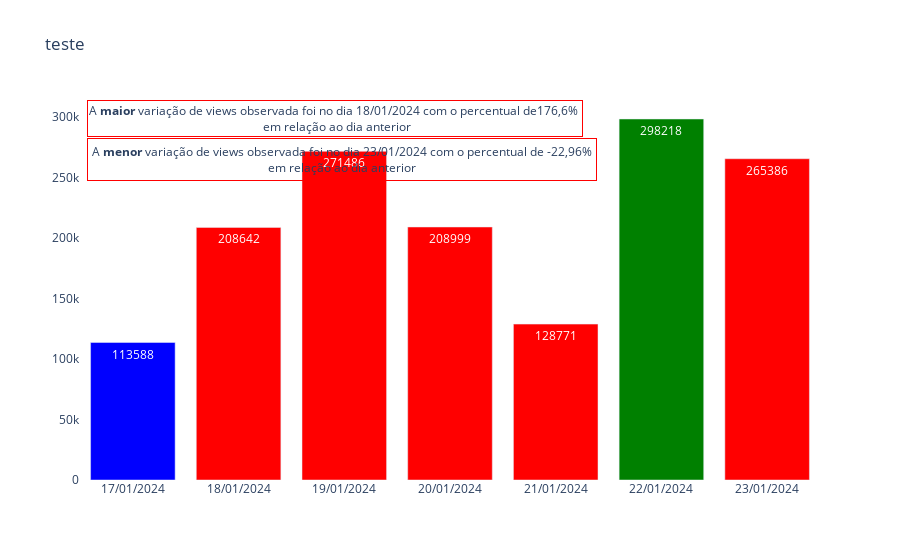

The notebook cell this image was saved under:
### Code cell
fig = go.Figure(
    go.Bar(
        x=base_teste['data_extracao'].values,
        y=base_teste['TOTAL_MAX_DIA'].values,
        text=base_teste['TOTAL_MAX_DIA'].values,
        marker=dict(
            color=base_teste['TOTAL_MAX_DIA'].apply(lambda x: 'blue' if x == min_value else ('green' if x == max_value else 'red'))
        ),
        hovertemplate='<b>Data: %{x}</b>' +
                      '<br>Total Visualização: %{y}',
    )
)

fig.update_layout(
    xaxis_tickformat='%d/%m/%Y',
    plot_bgcolor='white',
    title='teste',
    xaxis=dict(
        showgrid=False,
        showline=False,
    ),
    yaxis=dict(
        showgrid=False,
        showline=False,
    ),
    showlegend=False,
)

fig.add_annotation(
    text='A <b>maior</b> variação de views observada foi no dia 18/01/2024 com o percentual de176,6% <br> em relação ao dia anterior' ,
    bordercolor='red',
    xref="paper", 
    yref="paper",
    axref = 'x', 
    ayref='y', 
    x=0.01, 
    y=1,

    showarrow=False,

) 
# Tooltip para informar os TOP com a maior e menor variação do add anotation
fig.add_annotation(
    text='A <b>menor</b> variação de views observada foi no dia 23/01/2024 com o percentual de -22,96%<br>'
         'em relação ao dia anterior',  
         borderwidth=1, borderpad=4, bordercolor='red',
    xref="paper", 
    yref="paper",
    axref = 'x', 
    ayref='y', 
    x=0.01, 
    y=.9,

    showarrow=False,

) 

fig.show()

### Figure 1 — Plotly figure (JSON) as saved in the notebook; plotly's stock layout.template omitted (floating-point values rounded to 4 significant figures)
{"data": [{"hovertemplate": "<b>Data: %{x}</b><br>Total Visualização: %{y}", "marker": {"color": ["blue", "red", "red", "red", "red", "green", "red"]}, "text": [113588, 208642, 271486, 208999, 128771, 298218, 265386], "type": "bar", "x": ["2024-01-17T00:00:00.000000000", "2024-01-18T00:00:00.000000000", "2024-01-19T00:00:00.000000000", "2024-01-20T00:00:00.000000000", "2024-01-21T00:00:00.000000000", "2024-01-22T00:00:00.000000000", "2024-01-23T00:00:00.000000000"], "y": [113588, 208642, 271486, 208999, 128771, 298218, 265386]}], "layout": {"annotations": [{"axref": "x", "ayref": "y", "bordercolor": "red", "showarrow": false, "text": "A <b>maior</b> variação de views observada foi no dia 18/01/2024 com o percentual de176,6% <br> em relação ao dia anterior", "x": 0.01, "xref": "paper", "y": 1, "yref": "paper"}, {"axref": "x", "ayref": "y", "bordercolor": "red", "borderpad": 4, "borderwidth": 1, "showarrow": false, "text": "A <b>menor</b> variação de views observada foi no dia 23/01/2024 com o percentual de -22,96%<br>em relação ao dia anterior", "x": 0.01, "xref": "paper", "y": 0.9, "yref": "paper"}], "plot_bgcolor": "white", "showlegend": false, "title": {"text": "teste"}, "xaxis": {"showgrid": false, "showline": false, "tickformat": "%d/%m/%Y"}, "yaxis": {"showgrid": false, "showline": false}}}
